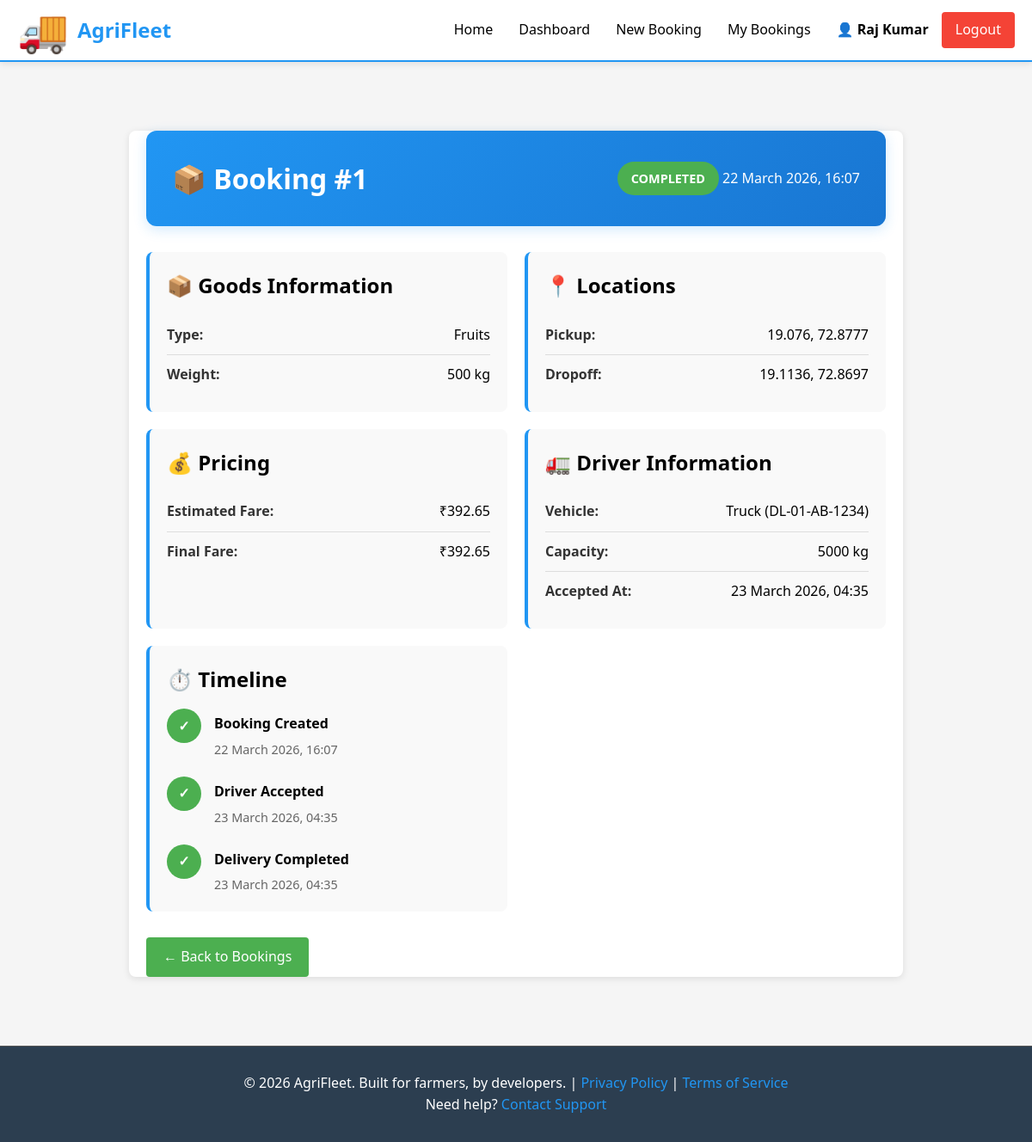
Screenshot of /farmer/booking/1 (signed in) with the database file from the repository.
### models.py (models this page shows, shortened)
class User(db.Model):
    __tablename__ = 'users'
    id = db.Column(db.Integer, primary_key=True)
    email = db.Column(db.String(255), unique=True, nullable=False, index=True)
    password_hash = db.Column(db.String(255), nullable=False)
    role = db.Column(db.String(20), nullable=False, default='farmer')
    full_name = db.Column(db.String(255), nullable=False)
    phone_number = db.Column(db.String(20))
    created_at = db.Column(db.DateTime, default=datetime.utcnow)
    driver = db.relationship('Driver', back_populates='user', uselist=False, cascade='all, delete-orphan')
    farmer_bookings = db.relationship('Booking', foreign_keys='Booking.farmer_id', back_populates='farmer', cascade='all, delete-orphan')
    driver_bookings = db.relationship('Booking', foreign_keys='Booking.driver_id', back_populates='driver_user', cascade='all, delete-orphan')
    def is_farmer(self):
        return self.role == 'farmer'

class Booking(db.Model):
    __tablename__ = 'bookings'
    id = db.Column(db.Integer, primary_key=True)
    farmer_id = db.Column(db.Integer, db.ForeignKey('users.id'), nullable=False)
    driver_id = db.Column(db.Integer, db.ForeignKey('users.id'), nullable=True)
    pickup_latitude = db.Column(db.Float, nullable=False)
    pickup_longitude = db.Column(db.Float, nullable=False)
    dropoff_latitude = db.Column(db.Float, nullable=False)
    dropoff_longitude = db.Column(db.Float, nullable=False)
    goods_type = db.Column(db.String(255), nullable=False)
    weight_kg = db.Column(db.Integer, nullable=False)
    estimated_fare = db.Column(db.Float, nullable=False)
    final_fare = db.Column(db.Float)
    status = db.Column(db.String(20), default='PENDING', nullable=False)
    created_at = db.Column(db.DateTime, default=datetime.utcnow)
    accepted_at = db.Column(db.DateTime)
    completed_at = db.Column(db.DateTime)
    farmer = db.relationship('User', foreign_keys=[farmer_id], back_populates='farmer_bookings')
    driver_user = db.relationship('User', foreign_keys=[driver_id], back_populates='driver_bookings')

class Driver(db.Model):
    __tablename__ = 'drivers'
    id = db.Column(db.Integer, primary_key=True)
    user_id = db.Column(db.Integer, db.ForeignKey('users.id'), unique=True, nullable=False)
    vehicle_type = db.Column(db.String(100), nullable=False)
    vehicle_number = db.Column(db.String(50), unique=True, nullable=False)
    capacity_kg = db.Column(db.Integer, nullable=False)
    is_available = db.Column(db.Boolean, default=False)
    latitude = db.Column(db.Float)
    longitude = db.Column(db.Float)
    total_earnings = db.Column(db.Float, default=0)
    created_at = db.Column(db.DateTime, default=datetime.utcnow)
    user = db.relationship('User', back_populates='driver')

### routes/farmer_routes.py (the view)
@farmer_bp.route('/booking/<int:booking_id>')
@farmer_required
def booking_details(booking_id):
    current_user = get_current_user()
    booking = Booking.query.get(booking_id)
    if not booking:
        flash('Booking not found', 'danger')
        return redirect(url_for('farmer.dashboard'))
    if booking.farmer_id != current_user.id:
        flash('You cannot view this booking', 'danger')
        return redirect(url_for('farmer.dashboard'))
    driver = None
    if booking.driver_id:
        driver = Driver.query.filter_by(user_id=booking.driver_id).first()
    return render_template(
        'farmer/booking_details.html',
        booking=booking,
        driver=driver
    )

### templates/farmer/booking_details.html (shortened to what this page needs)
{% extends "base.html" %}
{% block content %}
<div class="details-container">
    <div class="details-header">
        <h1>📦 Booking #{{ booking.id }}</h1>
        <div class="status-banner">
            <span class="status-badge status-{{ booking.status|lower }}">
                {{ booking.status }}
            </span>
            <span class="booking-date">{{ booking.created_at.strftime('%d %B %Y, %H:%M') }}</span>
        </div>
    </div>
    <div class="details-grid">
        <div class="detail-card">
            <h3>📦 Goods Information</h3>
            <div class="detail-row">
                <span class="label">Type:</span>
                <span class="value">{{ booking.goods_type }}</span>
            </div>
            <div class="detail-row">
                <span class="label">Weight:</span>
                <span class="value">{{ booking.weight_kg }} kg</span>
            </div>
        </div>
        <div class="detail-card">
            <h3>📍 Locations</h3>
            <div class="detail-row">
                <span class="label">Pickup:</span>
                <span class="value">
                    {{ booking.pickup_latitude }}, {{ booking.pickup_longitude }}
                </span>
            </div>
            <div class="detail-row">
                <span class="label">Dropoff:</span>
                <span class="value">
                    {{ booking.dropoff_latitude }}, {{ booking.dropoff_longitude }}
                </span>
            </div>
        </div>
        <div class="detail-card">
            <h3>💰 Pricing</h3>
            <div class="detail-row">
                <span class="label">Estimated Fare:</span>
                <span class="value">₹{{ booking.estimated_fare }}</span>
            </div>
            {% if booking.final_fare %}
                <div class="detail-row">
                    <span class="label">Final Fare:</span>
                    <span class="value">₹{{ booking.final_fare }}</span>
                </div>
            {% endif %}
        </div>
        {% if booking.driver_id and driver %}
            <div class="detail-card">
                <h3>🚛 Driver Information</h3>
                <div class="detail-row">
                    <span class="label">Vehicle:</span>
                    <span class="value">{{ driver.vehicle_type }} ({{ driver.vehicle_number }})</span>
                </div>
                <div class="detail-row">
                    <span class="label">Capacity:</span>
                    <span class="value">{{ driver.capacity_kg }} kg</span>
                </div>
                <div class="detail-row">
                    <span class="label">Accepted At:</span>
                    <span class="value">{{ booking.accepted_at.strftime('%d %B %Y, %H:%M') if booking.accepted_at else 'N/A' }}</span>
                </div>
            </div>
        {% endif %}
        <div class="detail-card">
            <h3>⏱️ Timeline</h3>
            <div class="timeline">
                <div class="timeline-item completed">
                    <div class="timeline-marker">✓</div>
                    <div class="timeline-content">
                        <p class="timeline-title">Booking Created</p>
                        <p class="timeline-time">{{ booking.created_at.strftime('%d %B %Y, %H:%M') }}</p>
                    </div>
                </div>
                {% if booking.accepted_at %}
                    <div class="timeline-item completed">
                        <div class="timeline-marker">✓</div>
                        <div class="timeline-content">
                            <p class="timeline-title">Driver Accepted</p>
                            <p class="timeline-time">{{ booking.accepted_at.strftime('%d %B %Y, %H:%M') }}</p>
                        </div>
                    </div>
                {% endif %}
                {% if booking.completed_at %}
                    <div class="timeline-item completed">
                        <div class="timeline-marker">✓</div>
                        <div class="timeline-content">
                            <p class="timeline-title">Delivery Completed</p>
                            <p class="timeline-time">{{ booking.completed_at.strftime('%d %B %Y, %H:%M') }}</p>
                        </div>
                    </div>
                {% endif %}
            </div>
        </div>
    </div>
    <div class="actions-section">
        <a href="{{ url_for('farmer.bookings') }}" class="btn btn-secondary">
            ← Back to Bookings
        </a>
    </div>
</div>
{% endblock %}

### templates/base.html (shortened to what this page needs)
<!DOCTYPE html>
<html lang="en">
<head>
    <link rel="stylesheet" href="{{ url_for('static', filename='css/style.css') }}">
    <link rel="stylesheet" href="{{ url_for('static', filename='css/responsive.css') }}">
    <link rel="stylesheet" href="{{ url_for('static', filename='css/animations.css') }}">
</head>
<body>
    <nav class="navbar">
        <div class="navbar-container">
            <div class="navbar-brand">
                <a href="{{ url_for('index') }}" class="brand-logo">
                    <span class="brand-icon">🚚</span>
                    <span class="brand-text">AgriFleet</span>
                </a>
            </div>
            <ul class="navbar-menu">
                {% if current_user %}
                    <li><a href="{{ url_for('index') }}" class="nav-link">Home</a></li>
                    {% if current_user.is_farmer() %}
                        <li><a href="{{ url_for('farmer.dashboard') }}" class="nav-link">Dashboard</a></li>
                        <li><a href="{{ url_for('farmer.create_booking_page') }}" class="nav-link">New Booking</a></li>
                        <li><a href="{{ url_for('farmer.bookings') }}" class="nav-link">My Bookings</a></li>
                    {% elif current_user.is_driver() %}
                        <li><a href="{{ url_for('driver.dashboard') }}" class="nav-link">Dashboard</a></li>
                        <li><a href="{{ url_for('driver.available_bookings') }}" class="nav-link">Available Bookings</a></li>
                        <li><a href="{{ url_for('driver.bookings') }}" class="nav-link">My Bookings</a></li>
                    {% elif current_user.is_admin() %}
                        <li><a href="{{ url_for('index') }}" class="nav-link">Admin</a></li>
                    {% endif %}
                    <li class="nav-user-menu">
                        <span class="nav-user-name">👤 {{ current_user.full_name }}</span>
                        <a href="{{ url_for('auth.logout') }}" class="nav-link logout-btn">Logout</a>
                    </li>
                {% else %}
                    <li><a href="{{ url_for('index') }}" class="nav-link">Home</a></li>
                    <li><a href="{{ url_for('auth.login') }}" class="nav-link">Login</a></li>
                    <li><a href="{{ url_for('auth.signup') }}" class="nav-link signup-btn">Sign Up</a></li>
                {% endif %}
            </ul>
        </div>
    </nav>
    <main class="main-container">
        {% block content %}
        {% endblock %}
    </main>
    <footer class="footer">
        <div class="footer-content">
            <p>&copy; 2026 AgriFleet. Built for farmers, by developers. | <a href="#">Privacy Policy</a> | <a href="#">Terms of Service</a></p>
            <p>Need help? <a href="mailto:support@AgriFleet.com">Contact Support</a></p>
        </div>
    </footer>
</body>
</html>

### rows the page displays
User: full_name "Raj Kumar"
Booking: id "1", status "COMPLETED", created_at "22 March 2026, 16:07", goods_type "Fruits", weight_kg "500", pickup_latitude "19.076", pickup_longitude "72.8777", dropoff_latitude "19.1136", dropoff_longitude "72.8697", estimated_fare "392.65", final_fare "392.65", accepted_at "23 March 2026, 04:35", completed_at "23 March 2026, 04:35"
Driver: vehicle_type "Truck", vehicle_number "DL-01-AB-1234", capacity_kg "5000"
